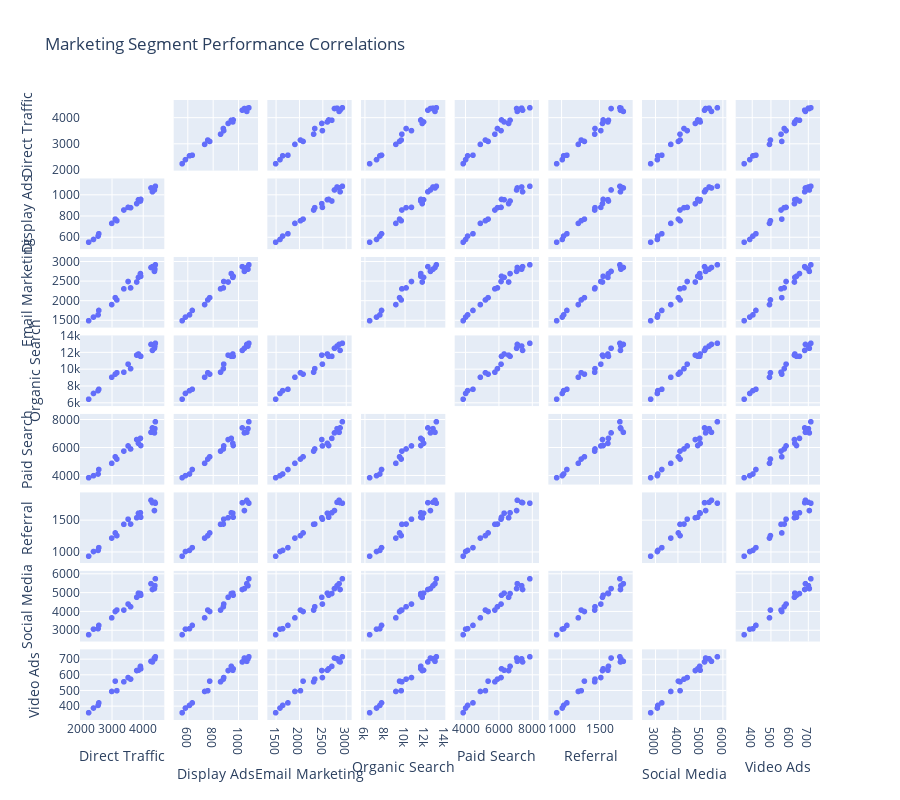

Here is the notebook cell this chart was saved with:
### Code cell
# Create scatter plot matrix
fig = px.scatter_matrix(
    pivot_df,
    title="Marketing Segment Performance Correlations",
    height=800
)

fig.update_traces(diagonal_visible=False)

### Figure 1 — Plotly figure (JSON) as saved in the notebook; plotly's stock layout.template omitted (floating-point values rounded to 4 significant figures)
{"data": [{"diagonal": {"visible": false}, "dimensions": [{"axis": {"matches": true}, "label": "Direct Traffic", "values": [3929, 3918, 4257, 4368, 3854, 3384, 3107, 2555, 2252, 2408, 2578, 3159, 3601, 3797, 4304, 4397, 4382, 3521, 2994]}, {"axis": {"matches": true}, "label": "Display Ads", "values": [961, 946, 1069, 1050, 958, 861, 775, 615, 557, 583, 637, 760, 883, 921, 1033, 1085, 1078, 886, 735]}, {"axis": {"matches": true}, "label": "Email Marketing", "values": [2636, 2704, 2860, 2761, 2608, 2314, 2088, 1649, 1499, 1592, 1762, 2031, 2338, 2489, 2882, 2930, 2817, 2502, 1912]}, {"axis": {"matches": true}, "label": "Organic Search", "values": [11595, 11589, 13010, 12553, 11866, 9695, 9465, 7498, 6475, 7161, 7662, 9631, 10119, 11733, 12294, 13145, 12811, 10656, 9094]}, {"axis": {"matches": true}, "label": "Paid Search", "values": [6177, 6690, 7125, 7084, 6333, 5778, 5370, 4139, 3871, 4020, 4461, 5208, 5932, 6605, 7443, 7880, 7387, 6148, 4904]}, {"axis": {"matches": true}, "label": "Referral", "values": [1555, 1625, 1822, 1660, 1618, 1443, 1307, 1032, 940, 1014, 1075, 1265, 1447, 1546, 1784, 1776, 1790, 1524, 1226]}, {"axis": {"matches": true}, "label": "Social Media", "values": [4891, 4979, 5505, 5244, 5001, 4099, 4025, 3109, 2788, 3087, 3286, 4102, 4278, 4782, 5195, 5767, 5398, 4420, 3687]}, {"axis": {"matches": true}, "label": "Video Ads", "values": [639, 655, 687, 708, 630, 556, 560, 405, 358, 388, 421, 499, 573, 628, 683, 716, 703, 583, 494]}], "hovertemplate": "%{xaxis.title.text}=%{x}<br>%{yaxis.title.text}=%{y}<extra></extra>", "legendgroup": "", "marker": {"color": "#636efa", "symbol": "circle"}, "name": "", "showlegend": false, "type": "splom"}], "layout": {"dragmode": "select", "height": 800, "legend": {"tracegroupgap": 0}, "title": {"text": "Marketing Segment Performance Correlations"}}}
